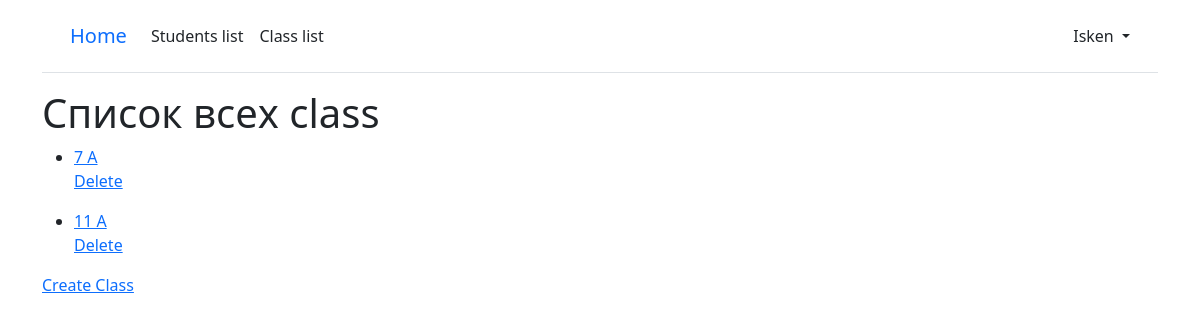
The app's page /class/ (signed in), older data.
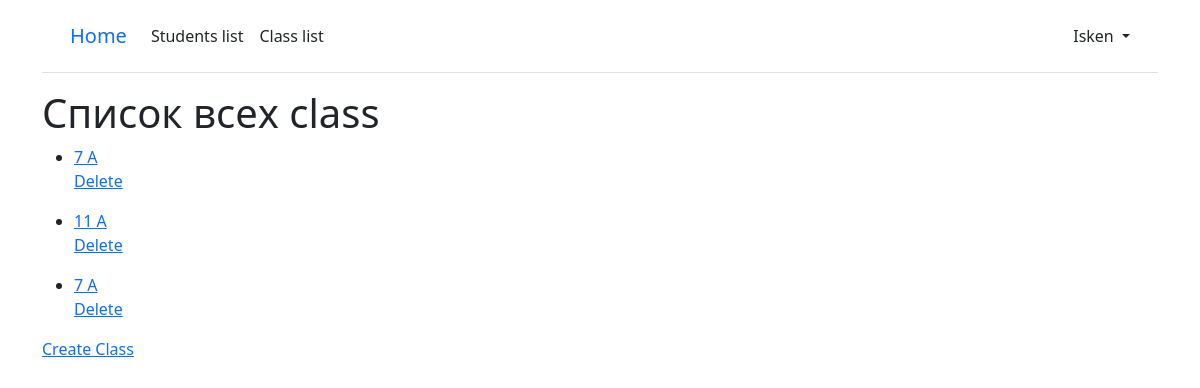
The same page, newer data.
### school/models.py (models this page shows, shortened)
class Class(models.Model):
    name = models.CharField(max_length=100, verbose_name="Название класса")
    teacher = models.ForeignKey(
        Teacher, on_delete=models.CASCADE, verbose_name="Учитель"
    )
    students = models.ManyToManyField(Student, blank=True, verbose_name="Ученики")
    class Meta:
        verbose_name_plural = "Классы"
        verbose_name = "Класс"

### school/views.py (the view)
# urls.py: path("class/", views.ClassListView.as_view(), name="class_list"),
class ClassListView(LoginRequiredMixin, generic.ListView):
    model = Class
    template_name = "school/class_list.html"
    context_object_name = "classes"

### school/templates/school/class_list.html (shortened to what this page needs)
{% extends '_base.html' %}
{% load crispy_forms_tags %}
{% block content %}
<div>
    <h1>Список всех class</h1>
    {% for class in classes %}
    <ul>
        <li><a href="{{ class.pk }}">{{ class.name }}</a></li>
        <a href="{% url 'class_delete' class.pk %}">Delete</a>
    </ul>
    {% empty %}
    No classes
    {% include '_pagination.html' %}
    {% endfor %}
    <a href="{% url 'class_create' %}">Create Class</a>
</div>
{% endblock content %}

Row changes from the older to the newer data that the page shows:
added Class: name "7 A"
